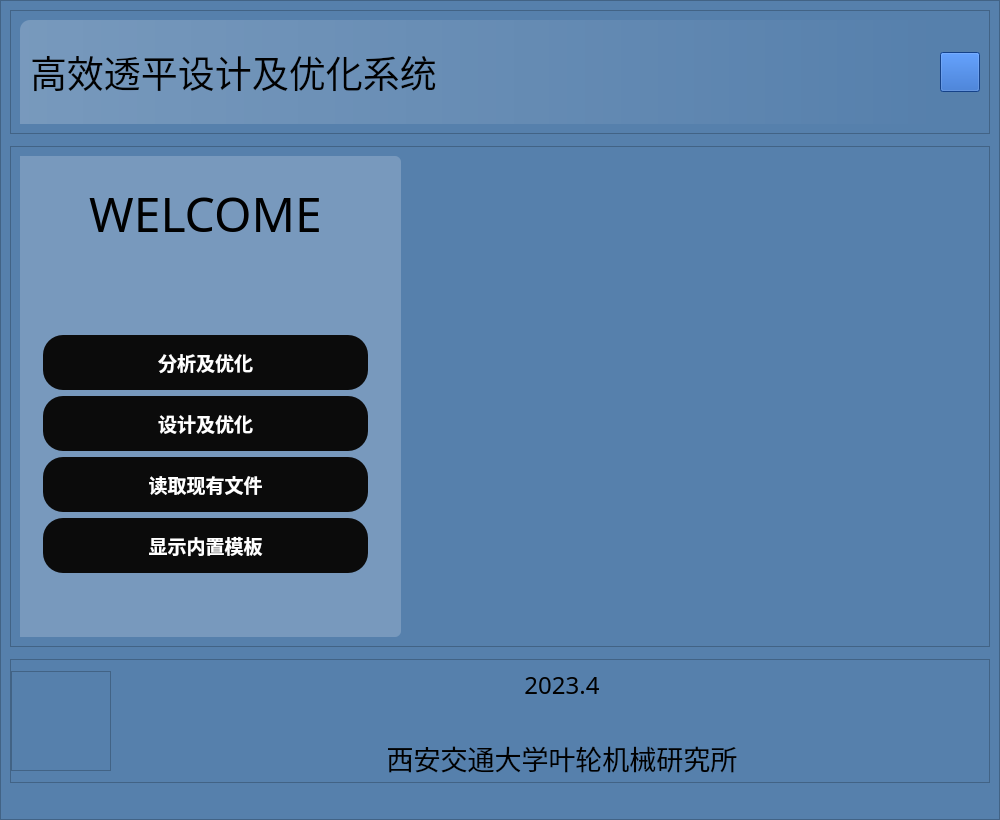
<?xml version="1.0" encoding="UTF-8"?>
<ui version="4.0">
 <class>chushi</class>
 <widget class="QMainWindow" name="chushi">
  <property name="geometry">
   <rect>
    <x>0</x>
    <y>0</y>
    <width>1000</width>
    <height>820</height>
   </rect>
  </property>
  <property name="windowTitle">
   <string>HTDO V1.0</string>
  </property>
  <property name="windowIcon">
   <iconset resource="source/pic.qrc">
    <normaloff>:/source/favicon.ico</normaloff>:/source/favicon.ico</iconset>
  </property>
  <widget class="QWidget" name="centralwidget">
   <layout class="QHBoxLayout" name="horizontalLayout">
    <property name="leftMargin">
     <number>0</number>
    </property>
    <property name="topMargin">
     <number>0</number>
    </property>
    <property name="rightMargin">
     <number>0</number>
    </property>
    <property name="bottomMargin">
     <number>0</number>
    </property>
    <item>
     <widget class="QFrame" name="frame_6">
      <property name="styleSheet">
       <string notr="true">background-color: rgb(86, 128, 172);</string>
      </property>
      <property name="frameShape">
       <enum>QFrame::StyledPanel</enum>
      </property>
      <property name="frameShadow">
       <enum>QFrame::Raised</enum>
      </property>
      <layout class="QVBoxLayout" name="verticalLayout" stretch="0,0,0,0,0">
       <property name="spacing">
        <number>12</number>
       </property>
       <property name="bottomMargin">
        <number>36</number>
       </property>
       <item>
        <widget class="QFrame" name="frame_7">
         <property name="frameShape">
          <enum>QFrame::StyledPanel</enum>
         </property>
         <property name="frameShadow">
          <enum>QFrame::Raised</enum>
         </property>
         <layout class="QHBoxLayout" name="horizontalLayout_4">
          <item>
           <widget class="QLabel" name="label_23">
            <property name="minimumSize">
             <size>
              <width>0</width>
              <height>60</height>
             </size>
            </property>
            <property name="font">
             <font>
              <family>隶书</family>
              <pointsize>28</pointsize>
              <weight>50</weight>
              <bold>false</bold>
             </font>
            </property>
            <property name="styleSheet">
             <string notr="true">border-radius: 10px;
border-bottom-left-radius: 0px;
background-color: qlineargradient(x1:0, y1:0, x2:1, y2:0,stop:0 rgba(255, 255, 255, 20%), stop:1 rgba(255, 255, 255, 0));</string>
            </property>
            <property name="text">
             <string>高效透平设计及优化系统</string>
            </property>
            <property name="alignment">
             <set>Qt::AlignLeading|Qt::AlignLeft|Qt::AlignVCenter</set>
            </property>
            <property name="margin">
             <number>10</number>
            </property>
            <property name="indent">
             <number>10</number>
            </property>
           </widget>
          </item>
          <item>
           <widget class="QPushButton" name="pushButton">
            <property name="sizePolicy">
             <sizepolicy hsizetype="Fixed" vsizetype="Fixed">
              <horstretch>0</horstretch>
              <verstretch>0</verstretch>
             </sizepolicy>
            </property>
            <property name="minimumSize">
             <size>
              <width>40</width>
              <height>40</height>
             </size>
            </property>
            <property name="styleSheet">
             <string notr="true">border-image: url(:/source/close.svg);
background-color: rgb(29, 93, 192);</string>
            </property>
            <property name="text">
             <string/>
            </property>
           </widget>
          </item>
         </layout>
        </widget>
       </item>
       <item>
        <layout class="QVBoxLayout" name="verticalLayout_8"/>
       </item>
       <item>
        <widget class="QFrame" name="frame">
         <property name="styleSheet">
          <string notr="true"/>
         </property>
         <property name="frameShape">
          <enum>QFrame::StyledPanel</enum>
         </property>
         <property name="frameShadow">
          <enum>QFrame::Raised</enum>
         </property>
         <layout class="QHBoxLayout" name="horizontalLayout_2">
          <item>
           <widget class="QFrame" name="frame_4">
            <property name="minimumSize">
             <size>
              <width>381</width>
              <height>481</height>
             </size>
            </property>
            <property name="maximumSize">
             <size>
              <width>381</width>
              <height>481</height>
             </size>
            </property>
            <property name="styleSheet">
             <string notr="true">background-color: rgba(255, 255, 255, 0);</string>
            </property>
            <property name="frameShape">
             <enum>QFrame::StyledPanel</enum>
            </property>
            <property name="frameShadow">
             <enum>QFrame::Raised</enum>
            </property>
            <widget class="QFrame" name="frame_2">
             <property name="geometry">
              <rect>
               <x>0</x>
               <y>0</y>
               <width>381</width>
               <height>481</height>
              </rect>
             </property>
             <property name="minimumSize">
              <size>
               <width>381</width>
               <height>481</height>
              </size>
             </property>
             <property name="maximumSize">
              <size>
               <width>381</width>
               <height>481</height>
              </size>
             </property>
             <property name="styleSheet">
              <string notr="true">QFrame{image: url(:/svg/未标题-1.png);

background-color: rgba(255, 255, 255, 0);}</string>
             </property>
             <property name="frameShape">
              <enum>QFrame::StyledPanel</enum>
             </property>
             <property name="frameShadow">
              <enum>QFrame::Raised</enum>
             </property>
             <widget class="QFrame" name="frame_3">
              <property name="geometry">
               <rect>
                <x>-10</x>
                <y>0</y>
                <width>391</width>
                <height>481</height>
               </rect>
              </property>
              <property name="styleSheet">
               <string notr="true">QFrame{
	image: none;
background-color: rgba(255, 255, 255, 20%);
border-radius:6px 
}
QLabel{

	background-color: rgba(255, 255, 255, 0);
}</string>
              </property>
              <property name="frameShape">
               <enum>QFrame::StyledPanel</enum>
              </property>
              <property name="frameShadow">
               <enum>QFrame::Raised</enum>
              </property>
              <layout class="QVBoxLayout" name="verticalLayout_3" stretch="0,0,0">
               <property name="spacing">
                <number>4</number>
               </property>
               <property name="leftMargin">
                <number>24</number>
               </property>
               <property name="topMargin">
                <number>24</number>
               </property>
               <property name="rightMargin">
                <number>24</number>
               </property>
               <property name="bottomMargin">
                <number>8</number>
               </property>
               <item>
                <widget class="QFrame" name="frame_10">
                 <property name="styleSheet">
                  <string notr="true">background-color: rgba(255, 255, 255, 0);</string>
                 </property>
                 <property name="frameShape">
                  <enum>QFrame::StyledPanel</enum>
                 </property>
                 <property name="frameShadow">
                  <enum>QFrame::Raised</enum>
                 </property>
                 <layout class="QVBoxLayout" name="verticalLayout_5">
                  <property name="spacing">
                   <number>6</number>
                  </property>
                  <property name="leftMargin">
                   <number>0</number>
                  </property>
                  <property name="topMargin">
                   <number>0</number>
                  </property>
                  <property name="rightMargin">
                   <number>0</number>
                  </property>
                  <property name="bottomMargin">
                   <number>24</number>
                  </property>
                  <item>
                   <widget class="QLabel" name="label">
                    <property name="maximumSize">
                     <size>
                      <width>16777215</width>
                      <height>26777</height>
                     </size>
                    </property>
                    <property name="font">
                     <font>
                      <family>方正舒体</family>
                      <pointsize>36</pointsize>
                      <weight>50</weight>
                      <bold>false</bold>
                     </font>
                    </property>
                    <property name="text">
                     <string>WELCOME</string>
                    </property>
                    <property name="alignment">
                     <set>Qt::AlignCenter</set>
                    </property>
                   </widget>
                  </item>
                 </layout>
                </widget>
               </item>
               <item>
                <widget class="QFrame" name="frame_9">
                 <property name="styleSheet">
                  <string notr="true">background-color: rgba(255, 255, 255, 0);</string>
                 </property>
                 <property name="frameShape">
                  <enum>QFrame::StyledPanel</enum>
                 </property>
                 <property name="frameShadow">
                  <enum>QFrame::Raised</enum>
                 </property>
                 <layout class="QVBoxLayout" name="verticalLayout_4">
                  <property name="spacing">
                   <number>8</number>
                  </property>
                  <property name="leftMargin">
                   <number>0</number>
                  </property>
                  <property name="topMargin">
                   <number>0</number>
                  </property>
                  <property name="rightMargin">
                   <number>0</number>
                  </property>
                  <property name="bottomMargin">
                   <number>0</number>
                  </property>
                 </layout>
                </widget>
               </item>
               <item>
                <widget class="QFrame" name="frame_11">
                 <property name="styleSheet">
                  <string notr="true">background-color: rgba(255, 255, 255, 0);</string>
                 </property>
                 <property name="frameShape">
                  <enum>QFrame::StyledPanel</enum>
                 </property>
                 <property name="frameShadow">
                  <enum>QFrame::Raised</enum>
                 </property>
                 <layout class="QVBoxLayout" name="verticalLayout_6">
                  <item>
                   <spacer name="verticalSpacer">
                    <property name="orientation">
                     <enum>Qt::Vertical</enum>
                    </property>
                    <property name="sizeHint" stdset="0">
                     <size>
                      <width>20</width>
                      <height>40</height>
                     </size>
                    </property>
                   </spacer>
                  </item>
                  <item>
                   <widget class="QPushButton" name="pushButton_new">
                    <property name="minimumSize">
                     <size>
                      <width>0</width>
                      <height>55</height>
                     </size>
                    </property>
                    <property name="font">
                     <font>
                      <pointsize>14</pointsize>
                      <weight>75</weight>
                      <bold>true</bold>
                     </font>
                    </property>
                    <property name="styleSheet">
                     <string notr="true">QPushButton{
	background-color: rgb(11, 11, 11);
	border-radius:20px ;
	color: rgb(255, 255, 255);


}</string>
                    </property>
                    <property name="text">
                     <string>分析及优化</string>
                    </property>
                   </widget>
                  </item>
                  <item>
                   <widget class="QPushButton" name="pushButton_new_2">
                    <property name="minimumSize">
                     <size>
                      <width>0</width>
                      <height>55</height>
                     </size>
                    </property>
                    <property name="font">
                     <font>
                      <pointsize>14</pointsize>
                      <weight>75</weight>
                      <bold>true</bold>
                     </font>
                    </property>
                    <property name="styleSheet">
                     <string notr="true">QPushButton{
	background-color: rgb(11, 11, 11);
	border-radius:20px ;
	color: rgb(255, 255, 255);


}</string>
                    </property>
                    <property name="text">
                     <string>设计及优化</string>
                    </property>
                   </widget>
                  </item>
                  <item>
                   <widget class="QPushButton" name="pushButton_read">
                    <property name="minimumSize">
                     <size>
                      <width>0</width>
                      <height>55</height>
                     </size>
                    </property>
                    <property name="font">
                     <font>
                      <pointsize>14</pointsize>
                      <weight>75</weight>
                      <bold>true</bold>
                     </font>
                    </property>
                    <property name="styleSheet">
                     <string notr="true">QPushButton{
	background-color: rgb(11, 11, 11);
	border-radius:20px ;
	color: rgb(255, 255, 255);


}</string>
                    </property>
                    <property name="text">
                     <string>读取现有文件</string>
                    </property>
                   </widget>
                  </item>
                  <item>
                   <widget class="QPushButton" name="pushButton_open">
                    <property name="minimumSize">
                     <size>
                      <width>0</width>
                      <height>55</height>
                     </size>
                    </property>
                    <property name="font">
                     <font>
                      <pointsize>14</pointsize>
                      <weight>75</weight>
                      <bold>true</bold>
                     </font>
                    </property>
                    <property name="styleSheet">
                     <string notr="true">QPushButton{
	background-color: rgb(11, 11, 11);
	border-radius:20px ;
	color: rgb(255, 255, 255);


}</string>
                    </property>
                    <property name="text">
                     <string>显示内置模板</string>
                    </property>
                   </widget>
                  </item>
                  <item>
                   <spacer name="verticalSpacer_2">
                    <property name="orientation">
                     <enum>Qt::Vertical</enum>
                    </property>
                    <property name="sizeHint" stdset="0">
                     <size>
                      <width>20</width>
                      <height>40</height>
                     </size>
                    </property>
                   </spacer>
                  </item>
                 </layout>
                </widget>
               </item>
              </layout>
             </widget>
            </widget>
           </widget>
          </item>
          <item>
           <spacer name="horizontalSpacer_5">
            <property name="orientation">
             <enum>Qt::Horizontal</enum>
            </property>
            <property name="sizeHint" stdset="0">
             <size>
              <width>40</width>
              <height>20</height>
             </size>
            </property>
           </spacer>
          </item>
          <item>
           <spacer name="horizontalSpacer_2">
            <property name="orientation">
             <enum>Qt::Horizontal</enum>
            </property>
            <property name="sizeHint" stdset="0">
             <size>
              <width>4</width>
              <height>20</height>
             </size>
            </property>
           </spacer>
          </item>
          <item>
           <widget class="QWidget" name="widget_8" native="true">
            <property name="minimumSize">
             <size>
              <width>550</width>
              <height>250</height>
             </size>
            </property>
            <property name="styleSheet">
             <string notr="true">border-image: url(:/source/leaf.png);</string>
            </property>
           </widget>
          </item>
         </layout>
        </widget>
       </item>
       <item>
        <widget class="QFrame" name="frame_5">
         <property name="frameShape">
          <enum>QFrame::StyledPanel</enum>
         </property>
         <property name="frameShadow">
          <enum>QFrame::Raised</enum>
         </property>
         <layout class="QVBoxLayout" name="verticalLayout_2">
          <property name="spacing">
           <number>24</number>
          </property>
          <property name="leftMargin">
           <number>0</number>
          </property>
          <property name="topMargin">
           <number>0</number>
          </property>
          <property name="rightMargin">
           <number>0</number>
          </property>
          <property name="bottomMargin">
           <number>0</number>
          </property>
          <item>
           <layout class="QHBoxLayout" name="horizontalLayout_3" stretch="0,0">
            <property name="spacing">
             <number>24</number>
            </property>
            <item>
             <widget class="QFrame" name="frame_12">
              <property name="sizePolicy">
               <sizepolicy hsizetype="Fixed" vsizetype="Fixed">
                <horstretch>0</horstretch>
                <verstretch>0</verstretch>
               </sizepolicy>
              </property>
              <property name="minimumSize">
               <size>
                <width>100</width>
                <height>100</height>
               </size>
              </property>
              <property name="styleSheet">
               <string notr="true">border-image: url(:/source/xh.png);</string>
              </property>
              <property name="frameShape">
               <enum>QFrame::StyledPanel</enum>
              </property>
              <property name="frameShadow">
               <enum>QFrame::Raised</enum>
              </property>
             </widget>
            </item>
            <item>
             <layout class="QVBoxLayout" name="verticalLayout_7">
              <item>
               <widget class="QLabel" name="label_5">
                <property name="font">
                 <font>
                  <family>黑体</family>
                  <pointsize>18</pointsize>
                 </font>
                </property>
                <property name="styleSheet">
                 <string notr="true"/>
                </property>
                <property name="text">
                 <string>2023.4</string>
                </property>
                <property name="alignment">
                 <set>Qt::AlignCenter</set>
                </property>
               </widget>
              </item>
              <item>
               <widget class="QLabel" name="label_4">
                <property name="font">
                 <font>
                  <family>黑体</family>
                  <pointsize>20</pointsize>
                 </font>
                </property>
                <property name="styleSheet">
                 <string notr="true"/>
                </property>
                <property name="text">
                 <string>西安交通大学叶轮机械研究所</string>
                </property>
                <property name="alignment">
                 <set>Qt::AlignCenter</set>
                </property>
               </widget>
              </item>
             </layout>
            </item>
           </layout>
          </item>
         </layout>
        </widget>
       </item>
       <item>
        <layout class="QVBoxLayout" name="verticalLayout_9"/>
       </item>
      </layout>
     </widget>
    </item>
   </layout>
  </widget>
  <widget class="QMenuBar" name="menubar">
   <property name="geometry">
    <rect>
     <x>0</x>
     <y>0</y>
     <width>1000</width>
     <height>26</height>
    </rect>
   </property>
  </widget>
 </widget>
 <resources>
  <include location="source/pic.qrc"/>
 </resources>
 <connections/>
</ui>
